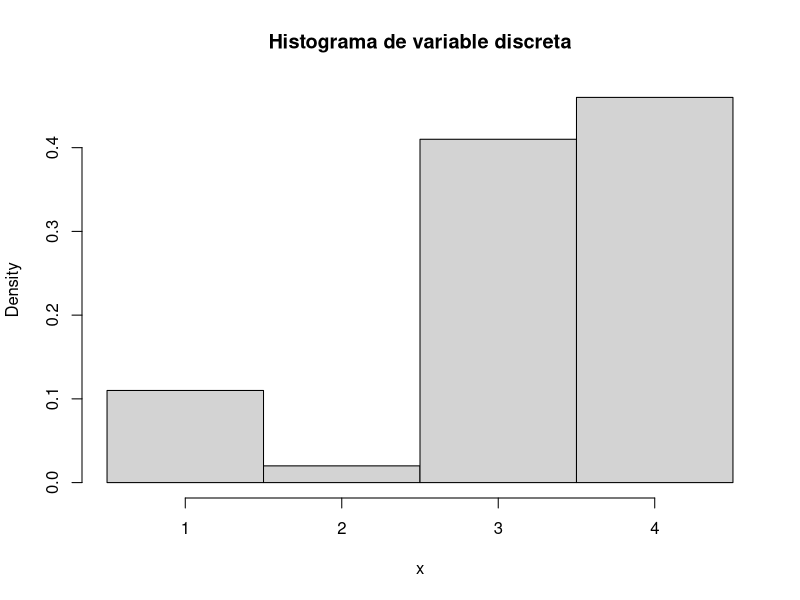

Recreate this plot in R.
# EJERCICIO 2.2

set.seed(1)
n = 100
u = runif(n)
x = ifelse(u<0.15, 1, ifelse(u<0.2, 2, ifelse(u<0.55, 3, 4)))
print(x)
x

print(mean(x==1))
print(mean(x==2))
print(mean(x==3))
print(mean(x==4))

TA= table(x)
print(TA)

hist(x, freq = FALSE, breaks = c(0.5:4.5), main = "Histograma de variable discreta")
chisq.test(TA, p=c(0.15, 0.05, 0.35, 0.45))
